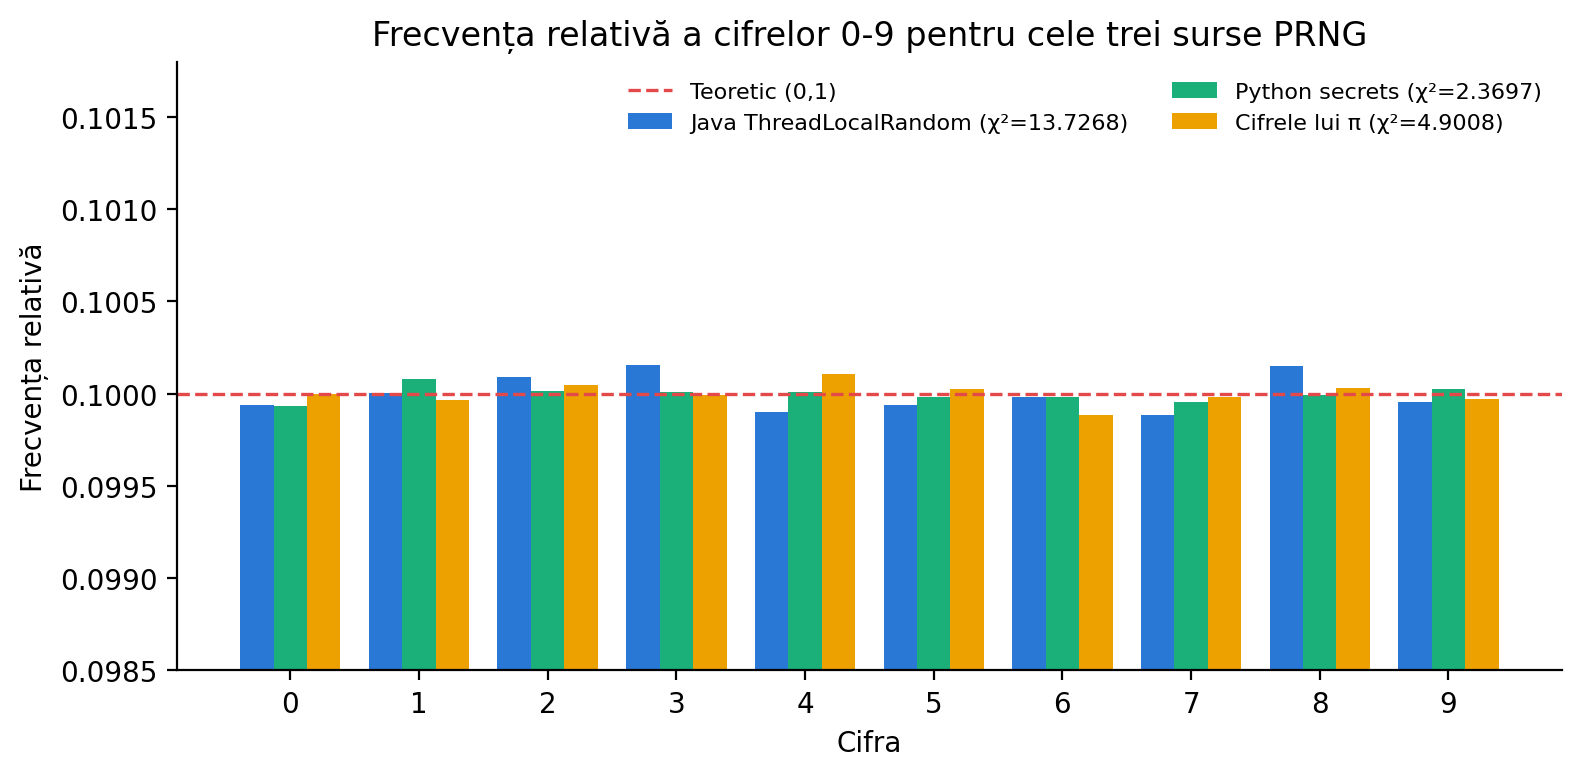

This figure's Python source:
import glob
import numpy as np
import pandas as pd
import matplotlib.pyplot as plt

DATA_DIR = "/data"
SOURCES = {
    "Java ThreadLocalRandom": (f"{DATA_DIR}/java_threadlocal/*.csv", '#2a78d6'),
    "Python secrets": (f"{DATA_DIR}/python_secrets/*.csv", '#1baf7a'),
    "Cifrele lui π": (f"{DATA_DIR}/pi/*.csv", '#eda100'),
}
chi2_vals = {"Java ThreadLocalRandom": 13.7268, "Python secrets": 2.3697, "Cifrele lui π": 4.9008}

freqs = {}
for name, (pattern, color) in SOURCES.items():
    files = sorted(glob.glob(pattern))
    frames = [pd.read_csv(f, header=None).iloc[:,0].values for f in files]
    digits = np.concatenate(frames)
    counts = np.bincount(digits, minlength=10)
    freqs[name] = counts / counts.sum()

fig, ax = plt.subplots(figsize=(8, 4))
x = np.arange(10)
width = 0.26
for i, (name, (pattern, color)) in enumerate(SOURCES.items()):
    ax.bar(x + (i-1)*width, freqs[name], width, color=color,
           label=f"{name} (χ²={chi2_vals[name]})")
ax.axhline(0.1, color='#e34948', linestyle='--', linewidth=1.2, label='Teoretic (0,1)')
ax.set_xlabel('Cifra')
ax.set_ylabel('Frecvența relativă')
ax.set_title('Frecvența relativă a cifrelor 0-9 pentru cele trei surse PRNG')
ax.set_xticks(x)
ax.set_ylim(0.0985, 0.1018)
ax.legend(frameon=False, loc='upper right', fontsize=8, ncol=2)
ax.spines[['top','right']].set_visible(False)
plt.tight_layout()
plt.savefig('fig4_digit_freq.png', dpi=200, bbox_inches='tight')
print("saved fig4")
